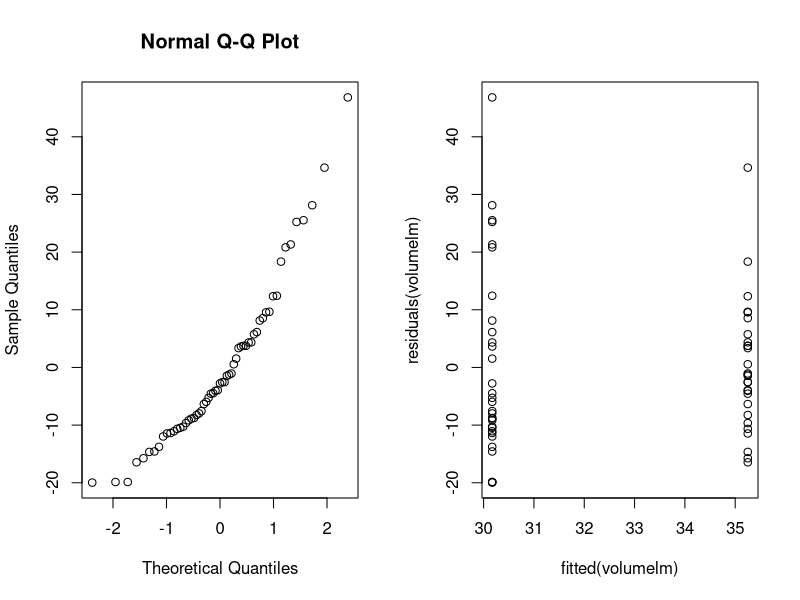

Write R code to recreate this figure.
## ---- chunk 1
treeVolume = read.table("treeVolume.txt", header = T)
head(treeVolume)
## ---- chunk 2
volumelm = lm(volume ~ factor(type), data = treeVolume)
anova(volumelm)
## ---- chunk 3
par(mfrow=c(1,2))
qqnorm(residuals(volumelm))
plot(fitted(volumelm), residuals(volumelm))
par(mfrow=c(1,1))
## ---- chunk 4
t.test(volume ~ factor(type), data=treeVolume)
## ---- chunk 5
volumeFulllm1 = lm(volume ~ factor(height) + factor(type) * factor(diameter), data = treeVolume)
anova(volumeFulllm1)
## ---- chunk 6
volumeFulllm2 = lm(volume ~ factor(diameter) + factor(type) * factor(height), data = treeVolume)
anova(volumeFulllm2)
## ---- chunk 7
volumeFulllm = lm(volume ~ factor(diameter) + factor(height) + factor(type), data = treeVolume)
anova(volumeFulllm)
## ---- chunk 8
# TODO: how to use mean here? We were training on factors
# d = mean(treeVolume$diameter)
# h = mean(treeVolume$height)
d = median(treeVolume$diameter)
h = median(treeVolume$height)
avgTree = data.frame(diameter=d, height=h, type="oak")
avgTrees = data.frame(diameter=c(d,d), height=c(h,h), type=c("oak", "beech"))

predict(volumeFulllm, avgTree, interval = 'prediction')
## ---- chunk 9
volumeOptimallm = lm(volume ~ factor(diameter) + factor(height) + factor(height):factor(type), data = treeVolume)
anova(volumeOptimallm)
